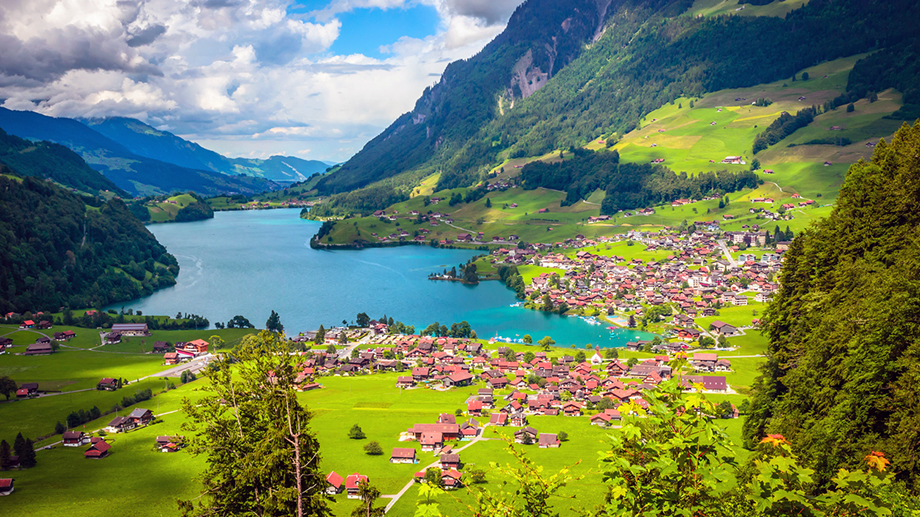
#> input picture Image.png, 920 x 517 px
$ python 'Testing Pillow.py'
#> lines starting #> are read from the running program, lines starting #| are printed output that depends on the picture
from PIL import Image, ImageFilter, ImageEnhance
import sys

color = 10
contrast = 1.2
brightness = 10
sharpness = 10
blur = True
contour = True
smooth = True
detail = True
edge_enhance = True


try:
    img = Image.open("Image.png")
#> img is the input picture: PIL image 920x517 RGBA; mean R, G, B, A 109, 126.1, 93.9, 255

except IOError:
    print("Unable to load image")
    sys.exit(1)

img.show()
img = ImageEnhance.Contrast(img).enhance(contrast)
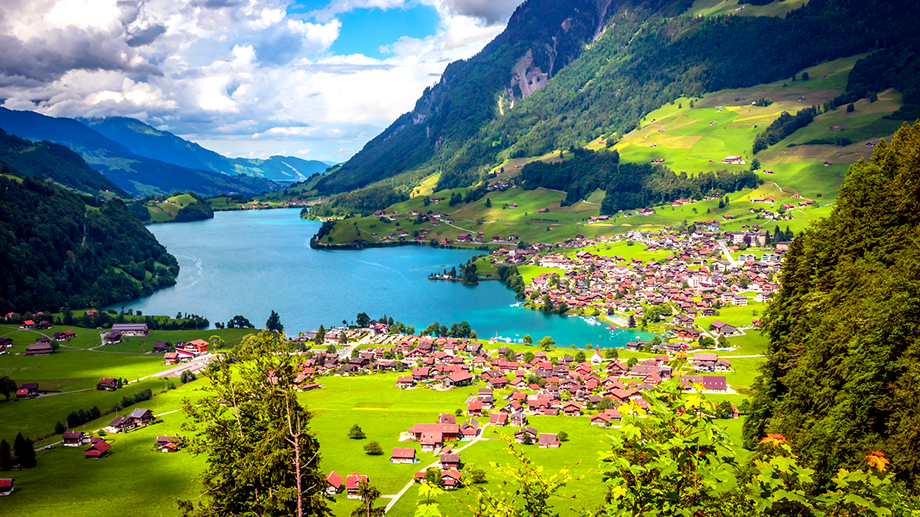
#> img: PIL image 920x517 RGBA; mean R, G, B, A 108.3, 127.5, 91.8, 255
img = ImageEnhance.Brightness(img).enhance(brightness)
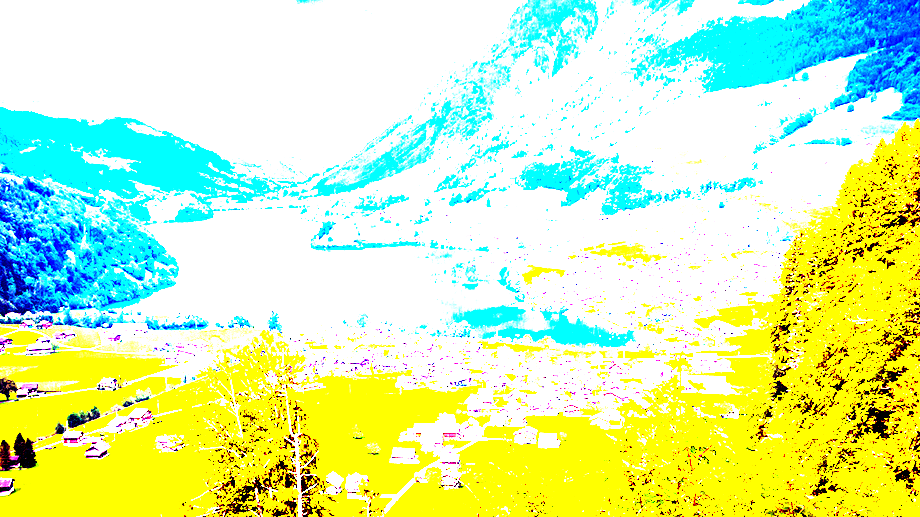
#> img: PIL image 920x517 RGBA; mean R, G, B, A 212.3, 241.9, 176, 255
img = ImageEnhance.Color(img).enhance(color)
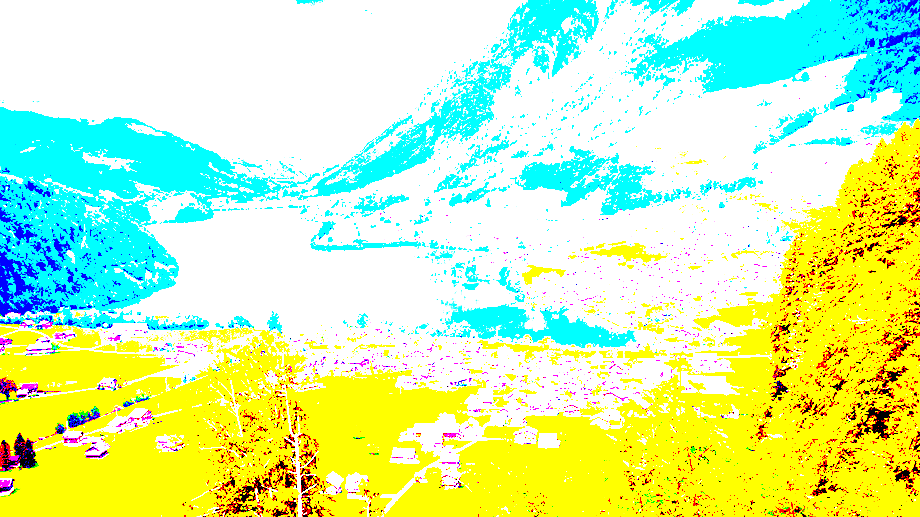
#> img: PIL image 920x517 RGBA; mean R, G, B, A 208.1, 243.3, 172.9, 255
img = ImageEnhance.Sharpness(img).enhance(sharpness)

if blur:
    img = img.filter(ImageFilter.BLUR)
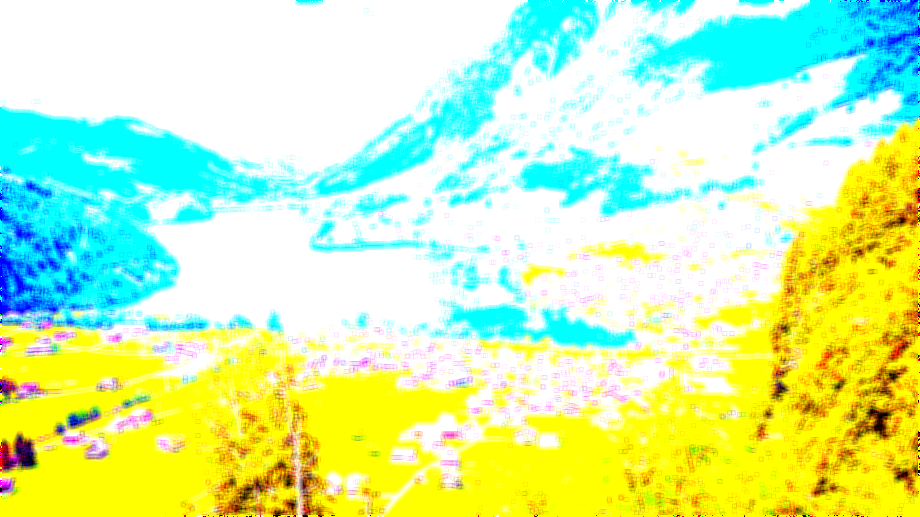
#> img: PIL image 920x517 RGBA; mean R, G, B, A 208, 242.7, 173, 255

if contour:
    img = img.filter(ImageFilter.CONTOUR)
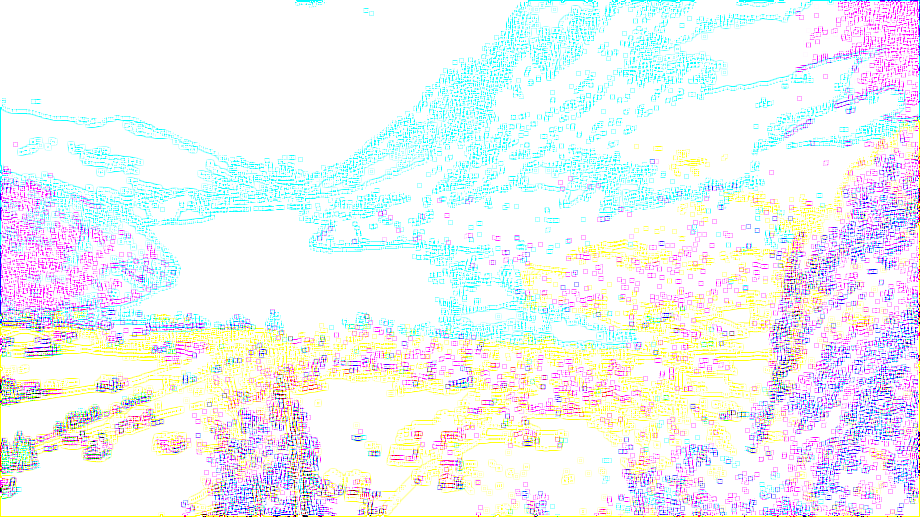
#> img: PIL image 920x517 RGBA; mean R, G, B, A 238.7, 241.9, 243.6, 255

if smooth:
    img = img.filter(ImageFilter.SMOOTH)
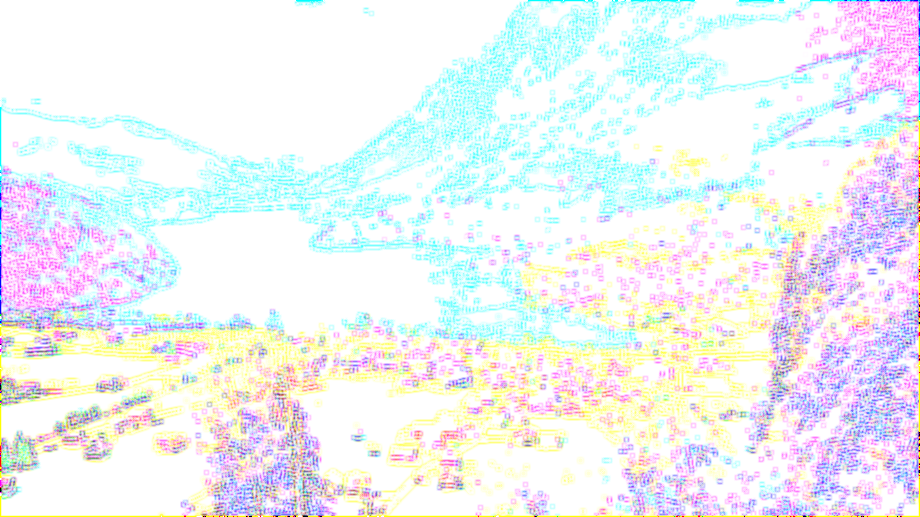
#> img: PIL image 920x517 RGBA; mean R, G, B, A 238.6, 241.9, 243.4, 255

if detail:
    img = img.filter(ImageFilter.DETAIL)

if edge_enhance:
    img = img.filter(ImageFilter.EDGE_ENHANCE)
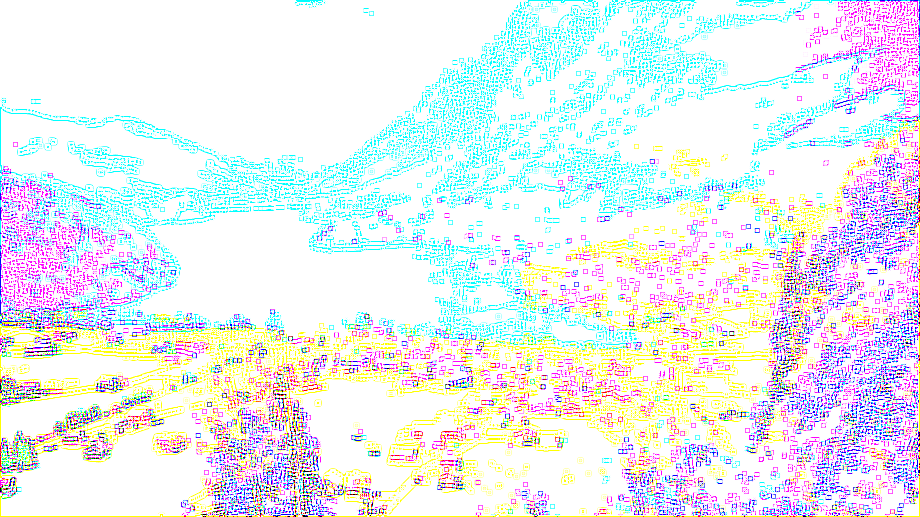
#> img: PIL image 920x517 RGBA; mean R, G, B, A 232.7, 237.3, 239.6, 255


img.save("filtered.png")
img.show()

$ run again, with city.jpeg saved as Image.png
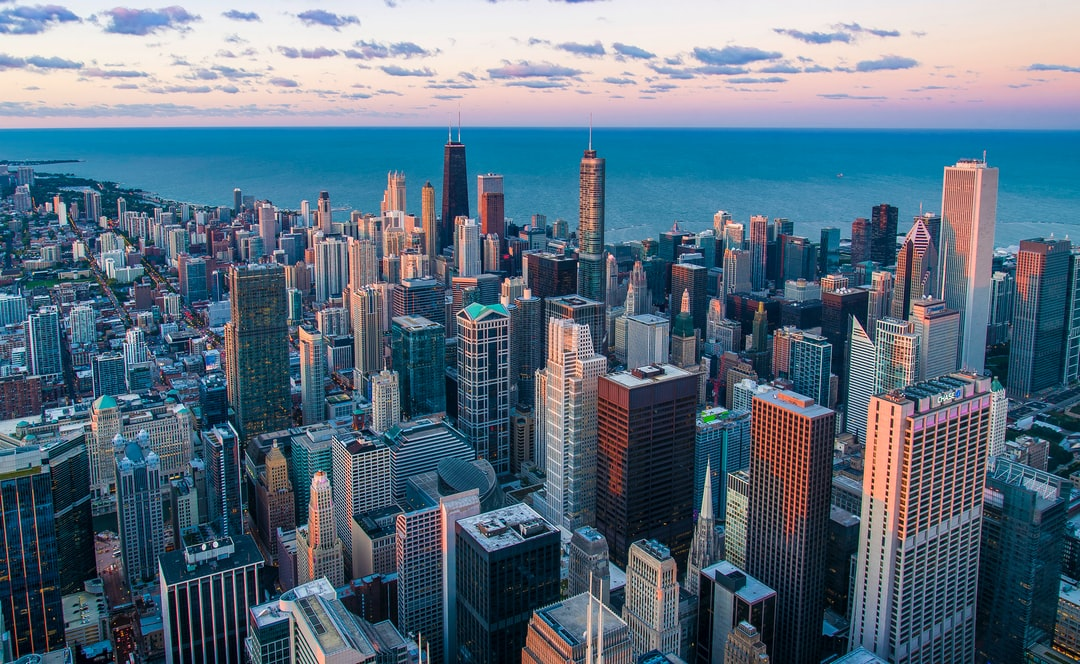
#> input picture city.jpeg, 1080 x 664 px
#> img is the input picture: PIL image 1080x664 RGB; mean R, G, B 90.2, 110.9, 127.8
#> `img = img.filter(ImageFilter.BLUR)`:
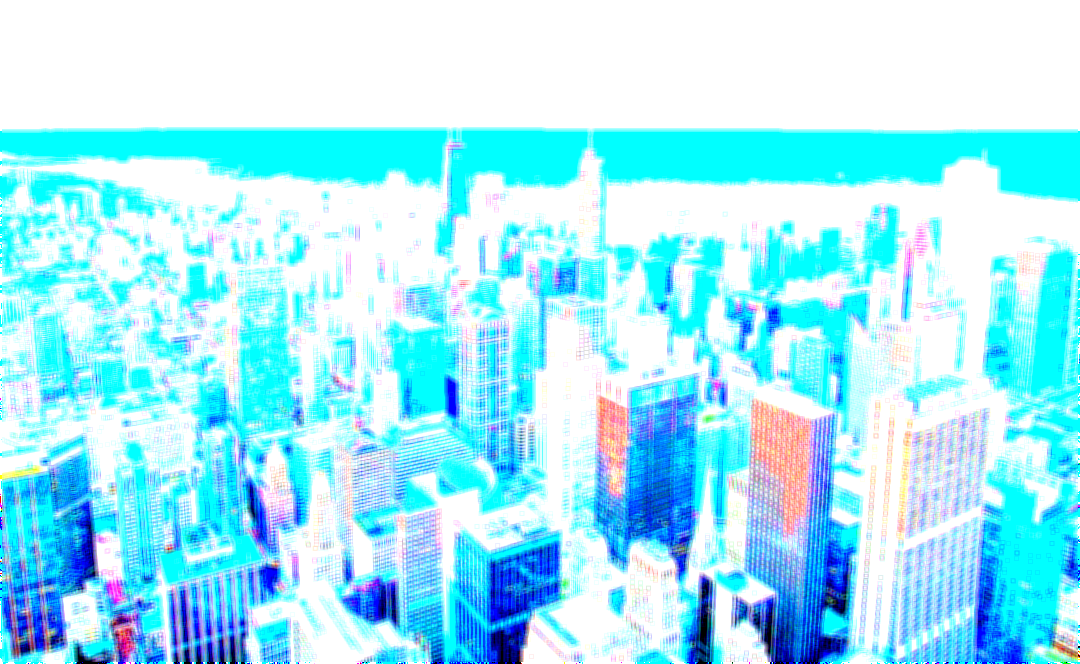
#> img: PIL image 1080x664 RGB; mean R, G, B 163, 235.1, 250.2
#> `img = img.filter(ImageFilter.EDGE_ENHANCE)`:
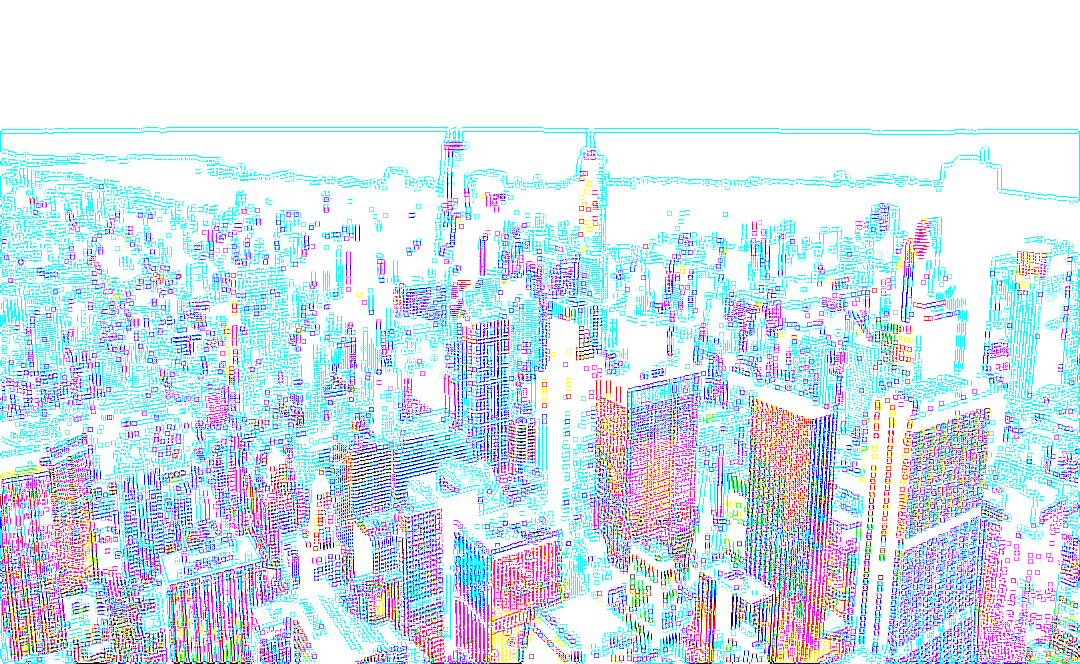
#> img: PIL image 1080x664 RGB; mean R, G, B 216.3, 230.7, 246.1
